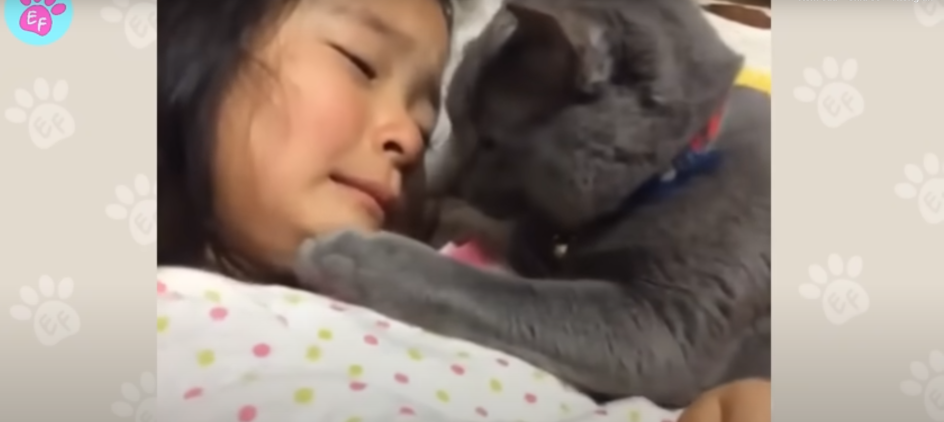
#> input picture images/41.png, 1887 x 844 px, found by its file name (shown at 1/2 size); its folder holds only this picture in this run
$ python mergev_final_ok.py   (older library calls are emulated)
#> lines starting #> are read from the running program, lines starting #| are printed output that depends on the picture; after the words box and inside, x2 and y2 are one past the last pixel; in counts of white or black regions, pixels touching at a corner belong together
#> further down, img is the input picture: shape (844, 1887, 3); mean B, G, R 131.6, 141.3, 154.9
import cv2
import numpy as np


def detect_seam_boundaries_v3(image, threshold=0.4, max_width=1200,
                              min_seam_width=0.1, max_seam_width=0.3, seam_width_is_ratio=True,
                              ignore_edges=False, edge_margin=50,
                              show=True):
    """
    Phát hiện ranh giới seam giữa hai vùng trong ảnh panorama.

    Thêm:
        ignore_edges: bool, nếu True thì bỏ seam nếu biên nằm quá gần mép ảnh
        edge_margin: khoảng cách (pixel) từ mép ảnh để xét ignore nếu ignore_edges=True
    """
#> called with threshold = 0.3, max_width = 1200, min_seam_width = 0.3, max_seam_width = 0.9, seam_width_is_ratio = True, ignore_edges = False, edge_margin = 50, show = True
    h, w = image.shape[:2]
#> h = 844; w = 1887
    if ignore_edges:
        image = image[:, edge_margin: w - edge_margin]
        w = image.shape[1]  # cập nhật lại width mới sau khi crop

    if seam_width_is_ratio:
        max_seam_width_px = int(w * max_seam_width)
#> max_seam_width_px = 1698
        min_seam_width = int(w * min_seam_width)
#> min_seam_width = 566
    else:
        max_seam_width_px = max_seam_width
        min_seam_width = min_seam_width

    gray = cv2.cvtColor(image, cv2.COLOR_BGR2GRAY)
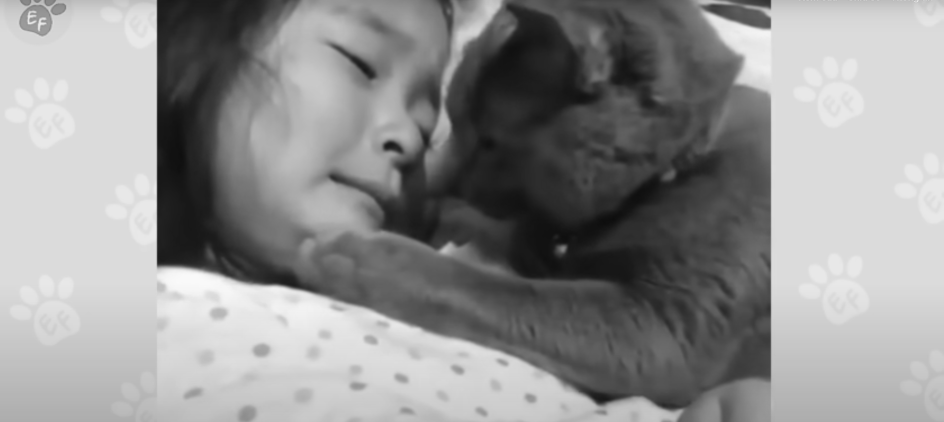
#> gray: shape (844, 1887) (shown at 1/2 size); min 13, max 250, mean 144.3
    gray = cv2.GaussianBlur(gray, (5, 5), 0)

    sobelx = cv2.Sobel(gray, cv2.CV_64F, 1, 0, ksize=3)
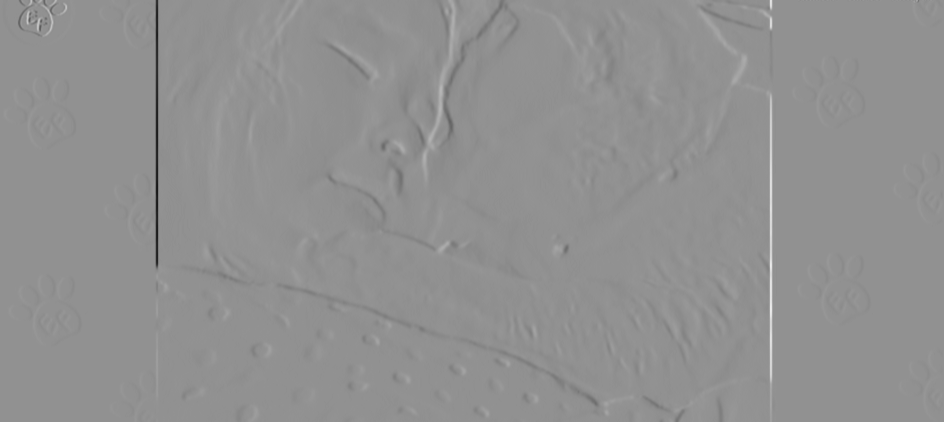
#> sobelx: shape (844, 1887) float64 (shown at 1/2 size); min -422, max 320, mean 0; drawn with min black and max white
    sobely = cv2.Sobel(gray, cv2.CV_64F, 0, 1, ksize=3)
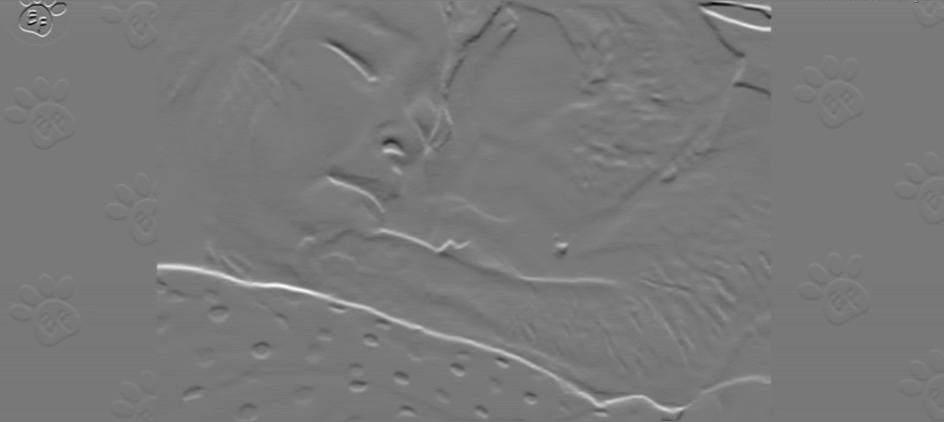
#> sobely: shape (844, 1887) float64 (shown at 1/2 size); min -184, max 203, mean 0.5; drawn with min black and max white
    gradient_mag = np.sqrt(sobelx**2 + sobely**2)
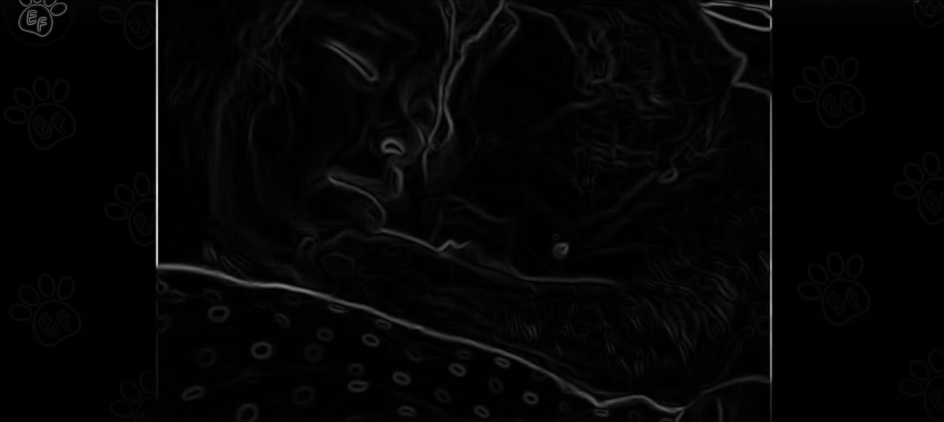
#> gradient_mag: shape (844, 1887) float64 (shown at 1/2 size); min 0, max 422, mean 8.3; drawn with min black and max white
    max_grad = np.max(gradient_mag)
#> max_grad = 422
    if max_grad == 0:
        max_grad = 1e-10
    gradient_mag = np.uint8(255 * gradient_mag / max_grad)

    column_energy = gradient_mag.sum(axis=0)
#> column_energy = 1887 values, max 128840 at index 314, min 309 at index 165, mean 3924
    energy_norm = (column_energy - column_energy.min()) / np.ptp(column_energy)
#> energy_norm = 1887 values, max 1 at index 314, min 0 at index 165, mean 0.0281

    binary_mask = (energy_norm > threshold).astype(np.uint8)
#> binary_mask = 1887 values, max 1 at index 312, min 0 at index 0, mean 0.00424
    kernel = np.ones((1, 15), np.uint8)
    closed = cv2.morphologyEx(binary_mask[None, :], cv2.MORPH_CLOSE, kernel)[0]
#> closed has the same summary as binary_mask
    seam_indices = np.where(closed > 0)[0]
#> seam_indices = [312, 313, 314, 315, 1540, 1541, 1542, 1543]

    seam_vis = image.copy()
    for x in seam_indices:
        cv2.line(seam_vis, (x, 0), (x, seam_vis.shape[0]), (0, 0, 255), 1)
#> this loop made 8 passes
#> x on passes 1 to 8: 312, 313, 314, 315, 1540, 1541, 1542, 1543
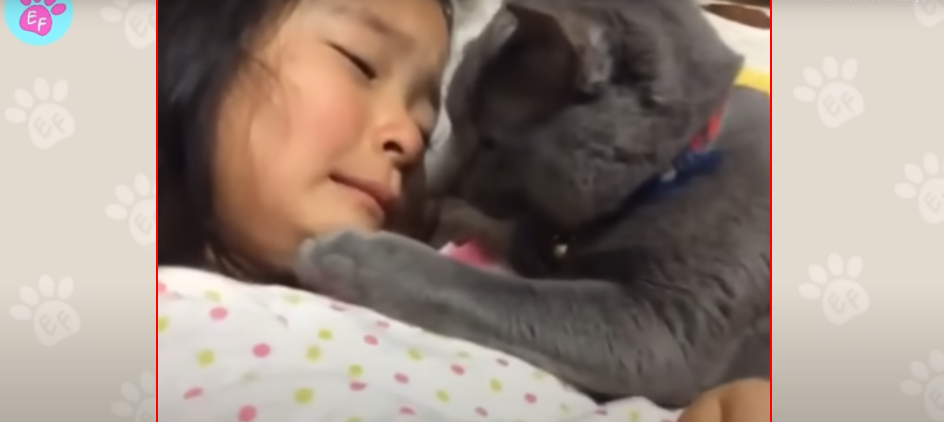
#> seam_vis: shape (844, 1887, 3) (shown at 1/2 size); 0.42% of pixels changed, all inside (x1, y1, x2, y2) = (312, 0, 1544, 844)

    result = seam_vis.copy()
    left_edge, right_edge = None, None
    seam_region = None

    if len(seam_indices) > 0:
        left_edge = int(seam_indices.min())
#> left_edge = 312
        right_edge = int(seam_indices.max())
#> right_edge = 1543
        seam_width = right_edge - left_edge
#> seam_width = 1231

        # Bỏ seam nếu width ko hợp lệ hoặc nếu biên quá gần mép ảnh và ignore_edges = True
        if min_seam_width <= seam_width <= max_seam_width_px:
            cv2.line(result, (left_edge, 0), (left_edge, result.shape[0]), (0, 255, 0), 2)
            cv2.line(result, (right_edge, 0), (right_edge, result.shape[0]), (0, 255, 0), 2)
            seam_region = image[:, left_edge:right_edge]
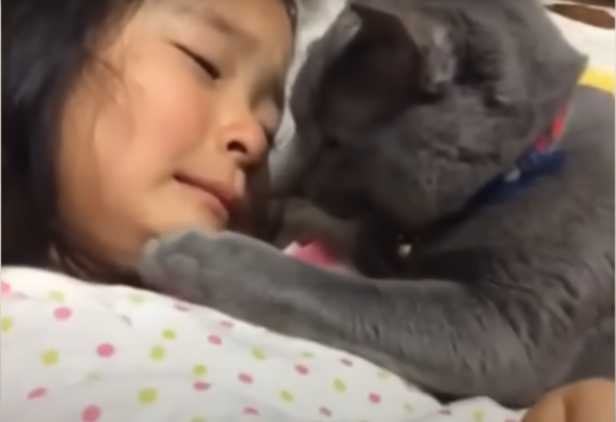
#> seam_region: shape (844, 1231, 3) (shown at 1/2 size); mean B, G, R 94.9, 104.5, 121.4
        else:
            left_edge, right_edge = None, None
            seam_indices = []
            seam_region = None

    def resize(img):
        h, w = img.shape[:2]
#> h = 844; w = 1887
        if w > max_width:
            ratio = max_width / w
#> ratio = 0.636
            return cv2.resize(img, (int(w * ratio), int(h * ratio)))
        return img

    if show:
        cv2.imshow("1. Original Image", resize(image))
        cv2.imshow("2. Gradient Magnitude", resize(gradient_mag))
        cv2.imshow("3. Column Energy", resize(np.tile((energy_norm * 255).astype(np.uint8), (image.shape[0], 1))))
#> in resize (call 3), `return cv2.resize(img, (int(w * ratio), int(h * ratio)))`:
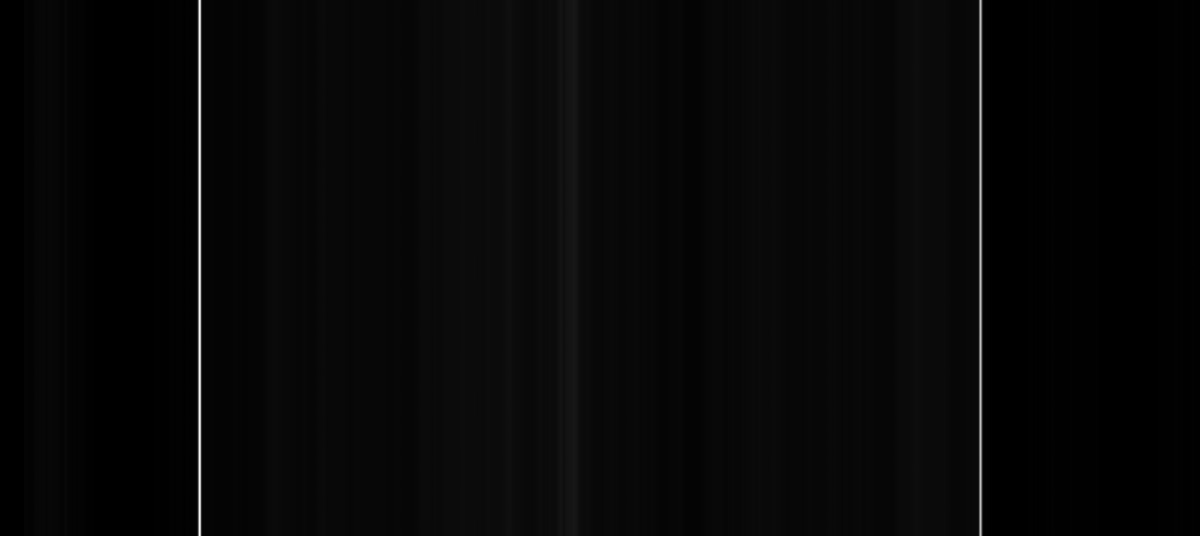
#> returned value: shape (536, 1200); min 0, max 245, mean 6.7
        cv2.imshow("4. Seam Lines (Red)", resize(seam_vis))
        cv2.imshow("5. Seam Edges (Green)", resize(result))
        if seam_region is not None:
            cv2.imshow("6. Cropped Seam Region", resize(seam_region))
        cv2.waitKey(0)
        cv2.destroyAllWindows()

    return {
        "left_edge": left_edge,
        "right_edge": right_edge,
        "seam_indices": seam_indices.tolist() if len(seam_indices) > 0 else [],
        "seam_region": seam_region,
        "result_image": result
    }

if __name__ == "__main__":
    # Ví dụ dùng cho nhiều ảnh
    start = 41
    count = 56
    debug = True

    for i in range(start, count):
        image_path = f'images/{i}.png'
        img = cv2.imread(image_path)
        if img is None:
            print(f"Lỗi: Không thể đọc ảnh từ đường dẫn {image_path}")
            continue

        result = detect_seam_boundaries_v3(img, threshold=0.3, min_seam_width=0.3, max_seam_width=0.9, show=debug,ignore_edges=False)
#> result = 5 items

        if result["seam_region"] is not None:
            output_path = f'output_seam_region_{i}.png'
            cv2.imwrite(output_path, result["seam_region"])
            print(f"Ảnh vùng seam đã được lưu tại: {output_path}")
        else:
            print(f"Ảnh {i} không tìm được seam phù hợp trong khoảng {50} - {300}px.")
